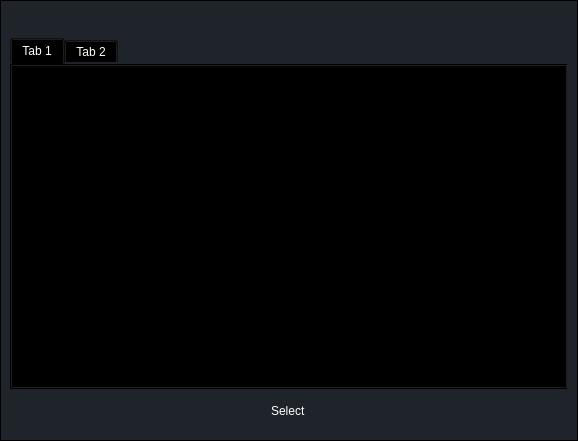
<?xml version="1.0" encoding="UTF-8"?>
<ui version="4.0">
 <class>Dialog</class>
 <widget class="QDialog" name="Dialog">
  <property name="geometry">
   <rect>
    <x>0</x>
    <y>0</y>
    <width>578</width>
    <height>441</height>
   </rect>
  </property>
  <property name="windowTitle">
   <string>Select Hero</string>
  </property>
  <layout class="QVBoxLayout" name="verticalLayout">
   <property name="spacing">
    <number>0</number>
   </property>
   <property name="leftMargin">
    <number>0</number>
   </property>
   <property name="topMargin">
    <number>0</number>
   </property>
   <property name="rightMargin">
    <number>0</number>
   </property>
   <property name="bottomMargin">
    <number>0</number>
   </property>
   <item>
    <widget class="QFrame" name="drop_shadw">
     <property name="styleSheet">
      <string notr="true">background-color: qlineargradient(spread:pad, x1:0, y1:0, x2:1, y2:1, stop:0 rgba(35, 39, 46, 1), stop:0.521368 rgba(31, 35, 42, 1));

</string>
     </property>
     <property name="frameShape">
      <enum>QFrame::StyledPanel</enum>
     </property>
     <property name="frameShadow">
      <enum>QFrame::Raised</enum>
     </property>
     <layout class="QHBoxLayout" name="horizontalLayout">
      <property name="spacing">
       <number>0</number>
      </property>
      <property name="leftMargin">
       <number>0</number>
      </property>
      <property name="topMargin">
       <number>0</number>
      </property>
      <property name="rightMargin">
       <number>0</number>
      </property>
      <property name="bottomMargin">
       <number>0</number>
      </property>
      <item>
       <widget class="QWidget" name="main_widget" native="true">
        <property name="styleSheet">
         <string notr="true">*{
border:none;
background-color:transparent;
background:transparent;
padding:0;
margin:0;
color:#fff
}
#main_widget{
background-color:#1f232a;
}

QPushButton{
text-align:left;
padding: 5px 10px;
border-top-left-radius: 10px;
border-bottom-left-radius: 10px;
}</string>
        </property>
        <layout class="QVBoxLayout" name="verticalLayout_6">
         <property name="spacing">
          <number>0</number>
         </property>
         <property name="leftMargin">
          <number>0</number>
         </property>
         <property name="topMargin">
          <number>0</number>
         </property>
         <property name="rightMargin">
          <number>0</number>
         </property>
         <property name="bottomMargin">
          <number>0</number>
         </property>
         <item>
          <widget class="QFrame" name="exit_frame">
           <property name="minimumSize">
            <size>
             <width>0</width>
             <height>0</height>
            </size>
           </property>
           <property name="frameShape">
            <enum>QFrame::StyledPanel</enum>
           </property>
           <property name="frameShadow">
            <enum>QFrame::Raised</enum>
           </property>
           <layout class="QHBoxLayout" name="horizontalLayout_4">
            <property name="spacing">
             <number>0</number>
            </property>
            <property name="leftMargin">
             <number>0</number>
            </property>
            <property name="topMargin">
             <number>4</number>
            </property>
            <property name="rightMargin">
             <number>0</number>
            </property>
            <property name="bottomMargin">
             <number>0</number>
            </property>
            <item alignment="Qt::AlignRight">
             <widget class="QPushButton" name="exit_button">
              <property name="text">
               <string/>
              </property>
              <property name="icon">
               <iconset resource="../rsc.qrc">
                <normaloff>:/icons/icons/x.svg</normaloff>:/icons/icons/x.svg</iconset>
              </property>
              <property name="iconSize">
               <size>
                <width>16</width>
                <height>16</height>
               </size>
              </property>
             </widget>
            </item>
           </layout>
          </widget>
         </item>
         <item>
          <widget class="QWidget" name="tab_container" native="true">
           <layout class="QVBoxLayout" name="verticalLayout_5">
            <item>
             <widget class="QTabWidget" name="hero_selector_2">
              <property name="currentIndex">
               <number>0</number>
              </property>
              <widget class="QWidget" name="tab_5">
               <attribute name="title">
                <string>Tab 1</string>
               </attribute>
              </widget>
              <widget class="QWidget" name="tab_6">
               <attribute name="title">
                <string>Tab 2</string>
               </attribute>
              </widget>
             </widget>
            </item>
           </layout>
          </widget>
         </item>
         <item>
          <widget class="QWidget" name="bottom_container" native="true">
           <layout class="QVBoxLayout" name="verticalLayout_4">
            <property name="spacing">
             <number>0</number>
            </property>
            <property name="leftMargin">
             <number>0</number>
            </property>
            <property name="topMargin">
             <number>0</number>
            </property>
            <property name="rightMargin">
             <number>0</number>
            </property>
            <property name="bottomMargin">
             <number>0</number>
            </property>
            <item alignment="Qt::AlignHCenter">
             <widget class="QFrame" name="button_frame">
              <property name="frameShape">
               <enum>QFrame::StyledPanel</enum>
              </property>
              <property name="frameShadow">
               <enum>QFrame::Raised</enum>
              </property>
              <layout class="QHBoxLayout" name="horizontalLayout_3">
               <property name="spacing">
                <number>0</number>
               </property>
               <property name="leftMargin">
                <number>0</number>
               </property>
               <property name="topMargin">
                <number>0</number>
               </property>
               <property name="rightMargin">
                <number>0</number>
               </property>
               <property name="bottomMargin">
                <number>0</number>
               </property>
               <item>
                <widget class="QPushButton" name="pushButton_2">
                 <property name="text">
                  <string>Select</string>
                 </property>
                </widget>
               </item>
              </layout>
             </widget>
            </item>
            <item>
             <widget class="QFrame" name="grip">
              <property name="maximumSize">
               <size>
                <width>16777215</width>
                <height>20</height>
               </size>
              </property>
              <property name="styleSheet">
               <string notr="true">background-color:#1f232a;</string>
              </property>
              <property name="frameShape">
               <enum>QFrame::NoFrame</enum>
              </property>
              <property name="frameShadow">
               <enum>QFrame::Raised</enum>
              </property>
              <layout class="QVBoxLayout" name="verticalLayout_3">
               <property name="spacing">
                <number>0</number>
               </property>
               <property name="leftMargin">
                <number>0</number>
               </property>
               <property name="topMargin">
                <number>0</number>
               </property>
               <property name="rightMargin">
                <number>2</number>
               </property>
               <property name="bottomMargin">
                <number>2</number>
               </property>
               <item alignment="Qt::AlignRight">
                <widget class="QFrame" name="frame_grip_2">
                 <property name="minimumSize">
                  <size>
                   <width>15</width>
                   <height>15</height>
                  </size>
                 </property>
                 <property name="maximumSize">
                  <size>
                   <width>30</width>
                   <height>30</height>
                  </size>
                 </property>
                 <property name="styleSheet">
                  <string notr="true">padding: 5px;</string>
                 </property>
                 <property name="frameShape">
                  <enum>QFrame::StyledPanel</enum>
                 </property>
                 <property name="frameShadow">
                  <enum>QFrame::Raised</enum>
                 </property>
                </widget>
               </item>
              </layout>
             </widget>
            </item>
           </layout>
          </widget>
         </item>
        </layout>
       </widget>
      </item>
     </layout>
    </widget>
   </item>
  </layout>
 </widget>
 <resources>
  <include location="../rsc.qrc"/>
 </resources>
 <connections/>
</ui>
